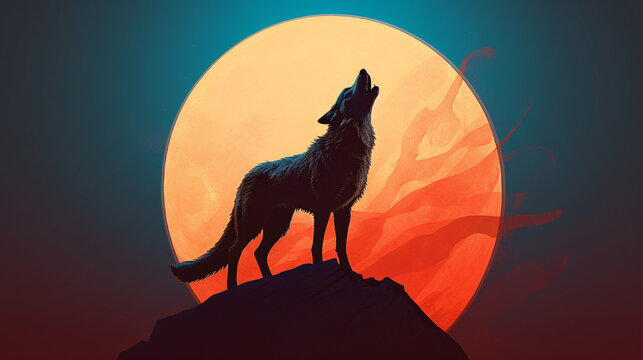
#> input picture task1/image.png, 643 x 360 px
$ python index.py   (older library calls are emulated)
#> lines starting #> are read from the running program, lines starting #| are printed output that depends on the picture; after the words box and inside, x2 and y2 are one past the last pixel; in counts of white or black regions, pixels touching at a corner belong together
import cv2
import numpy as np
import matplotlib.pyplot as plt

def run_canny_assignment_full(image_path):
    # --- STEP 1 & 2: INPUT ---
#> called with image_path = 'image.png'
    img_bgr = cv2.imread(image_path)
#> img_bgr is the input picture: shape (360, 643, 3); mean B, G, R 66.6, 75.9, 99.3
    if img_bgr is None:
        print("Error: Image not found. Check the file path.")
        return

    # --- STEP 3: GRAYSCALE ---
    gray = cv2.cvtColor(img_bgr, cv2.COLOR_BGR2GRAY)
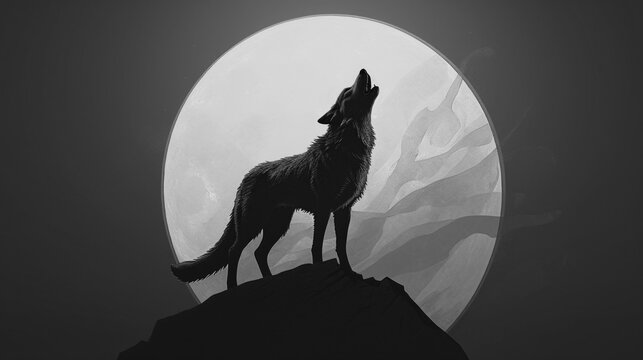
#> gray: shape (360, 643); min 1, max 232, mean 81.8

    # --- STEP 4: GAUSSIAN BLUR (Noise Reduction) ---
    blurred = cv2.GaussianBlur(gray, (5, 5), 0)

    # --- STEP 5: GRADIENT MAGNITUDE (Sobel) ---
    # Manually calculating gradients to demonstrate the intensity changes
    grad_x = cv2.Sobel(blurred, cv2.CV_64F, 1, 0, ksize=3)
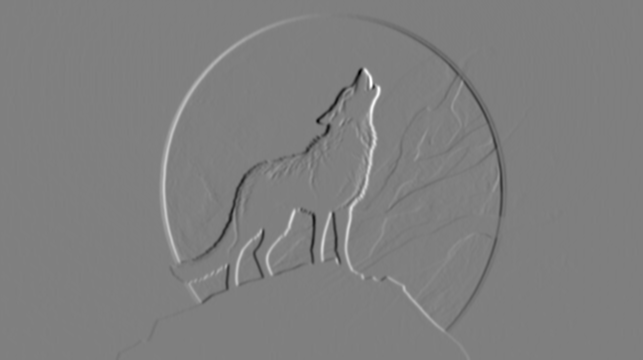
#> grad_x: shape (360, 643) float64; min -481, max 479, mean 0; drawn with min black and max white
    grad_y = cv2.Sobel(blurred, cv2.CV_64F, 0, 1, ksize=3)
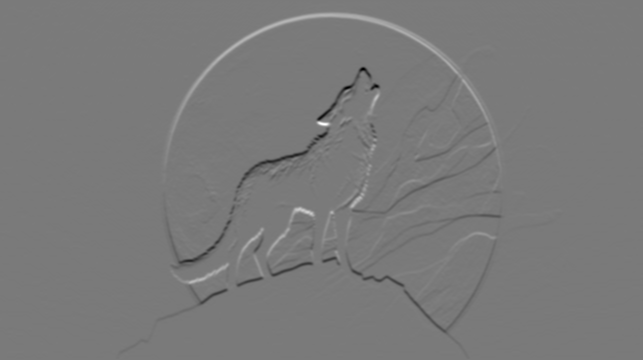
#> grad_y: shape (360, 643) float64; min -462, max 498, mean -1; drawn with min black and max white
    # Calculate Magnitude: sqrt(dx^2 + dy^2)
    magnitude = np.sqrt(grad_x**2 + grad_y**2)
    magnitude = np.uint8(np.absolute(magnitude))
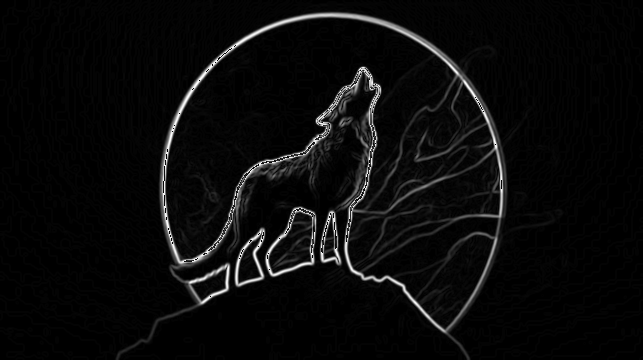
#> magnitude: shape (360, 643); min 0, max 255, mean 10.5

    # --- STEP 6: HYSTERESIS THRESHOLDING (Canny Low vs High) ---
    # Low Threshold (Wide): Captures more faint boundaries
    canny_low = cv2.Canny(blurred, 50, 150)
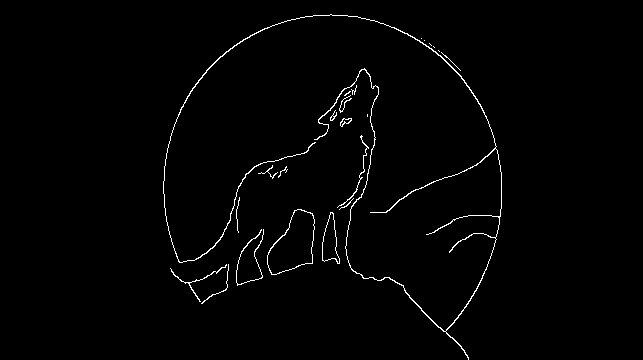
#> canny_low: shape (360, 643); 1.3% white in thin lines or dots, all inside (x1, y1, x2, y2) = (163, 14, 502, 360)
    # High Threshold (Tight): Captures only strong structural boundaries
    canny_high = cv2.Canny(blurred, 200, 250)
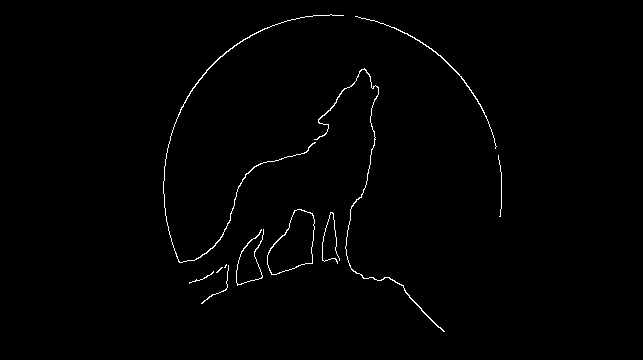
#> canny_high: shape (360, 643); 0.9% white in thin lines or dots, all inside (x1, y1, x2, y2) = (163, 14, 502, 332)

    # --- FINAL OUTPUT DISPLAY ---
    plt.figure(figsize=(18, 10))

    images = [cv2.cvtColor(img_bgr, cv2.COLOR_BGR2RGB), gray, blurred, magnitude, canny_low, canny_high]
    titles = ["1. Original Image", "2. Gray Scale", "3. Gaussian Blurred",
              "4. Gradient Magnitude", "5. Canny (Low/Wide)", "6. Canny (High/Tight)"]

    for i in range(6):
        plt.subplot(2, 3, i+1)
        plt.imshow(images[i], cmap='gray' if i > 0 else None)
        plt.title(titles[i])
        plt.axis('off')

    plt.tight_layout()
    plt.show()
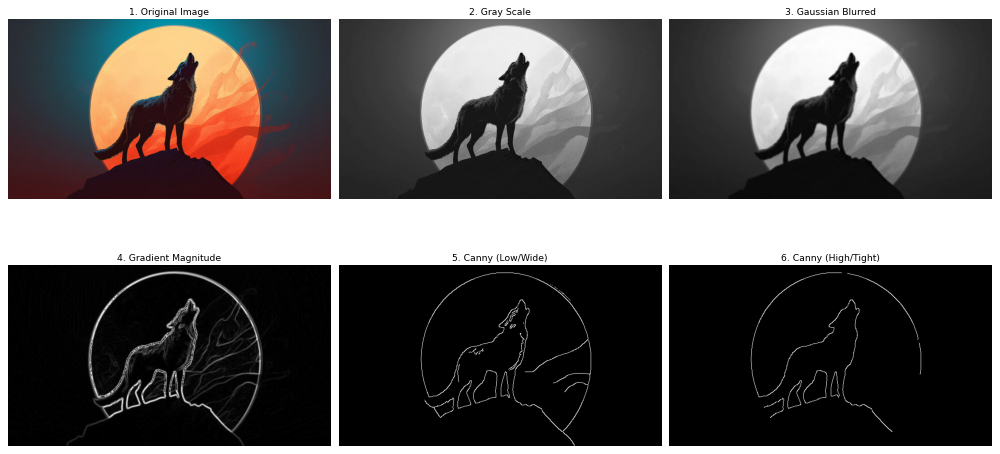
#> figure drawn by matplotlib, 6 panels

run_canny_assignment_full('image.png')
